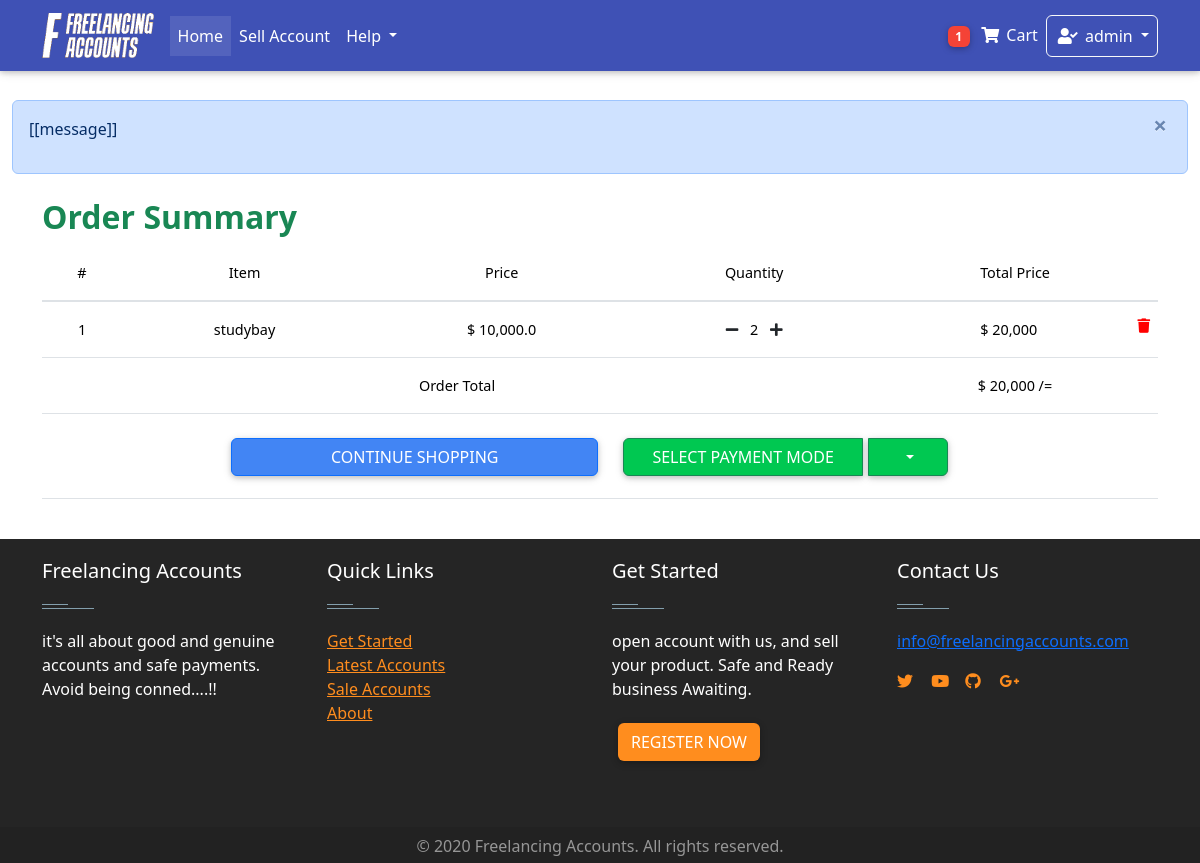
Before: /order-summary/ (signed in) with the older database file.
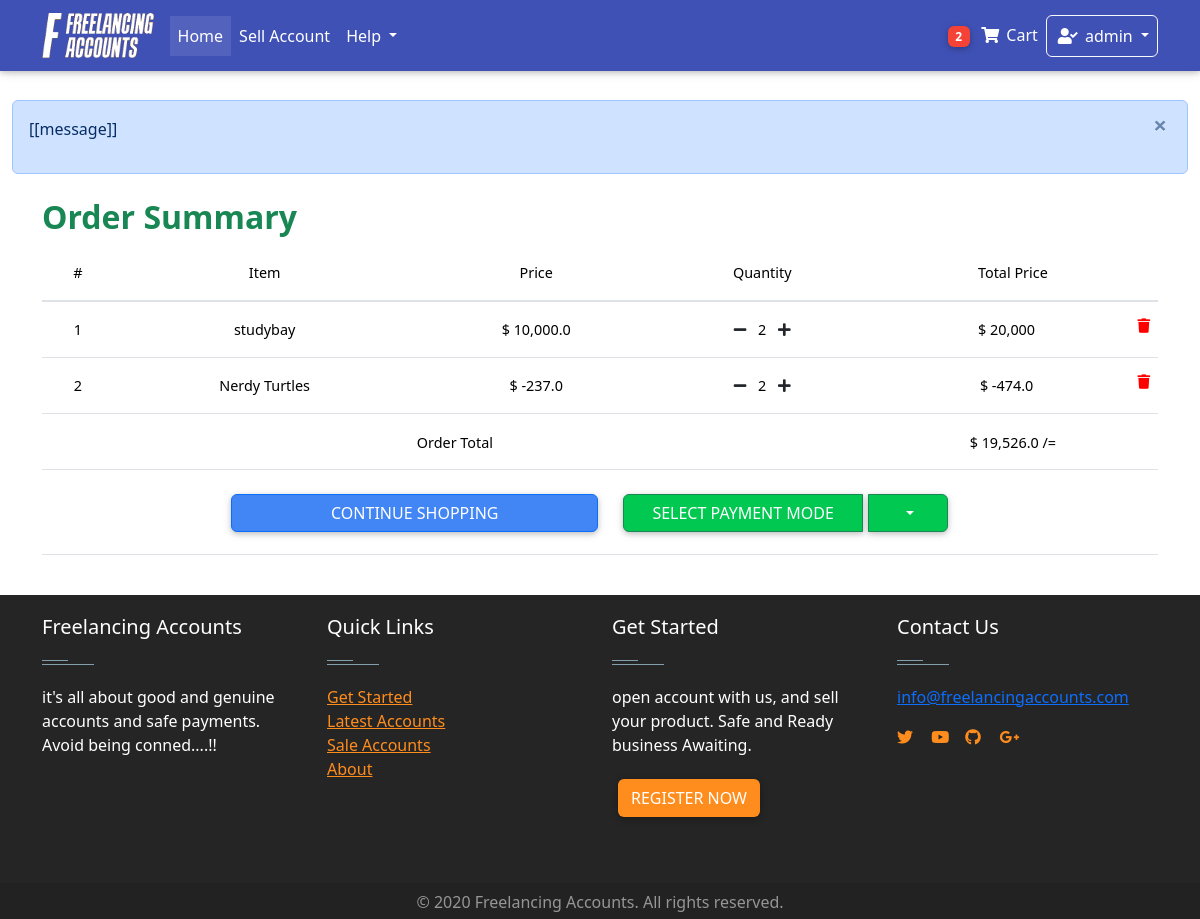
After: the same page with the newer database file.
### Home/models.py (models this page shows, shortened)
class Order(models.Model):
    user = models.ForeignKey(settings.AUTH_USER_MODEL,on_delete = models.CASCADE)
    items = models.ManyToManyField(OrderItem)
    start_date = models.DateField(auto_now_add = True)
    ordered_date = models.DateTimeField()
    ordered = models.BooleanField(default = False)
    seller = models.ForeignKey(settings.AUTH_USER_MODEL,on_delete = models.CASCADE, related_name="user", blank=True, null = True)
    amount = models.IntegerField(default=0.0)
    released = models.BooleanField(default=False)
    refund = models.BooleanField(default=False)
    billing_address = models.ForeignKey(
        "BillingAddress", on_delete = models.SET_NULL, blank = True, null = True)
    def get_total(self):
        total = 0
        for order_item in self.items.all():
            total += order_item.get_final_price()
        return total

class OrderItem(models.Model):
    user = models.ForeignKey(settings.AUTH_USER_MODEL,on_delete = models.CASCADE)
    item = models.ForeignKey(Item, on_delete = models.CASCADE)
    quantity = models.IntegerField(default= 1)
    ordered = models.BooleanField(default = False)
    def after_discount_price(self):
        discounted_price = self.item.price - self.item.discountprice
        return discounted_price
    def get_total_item_price(self):
        price =int(self.quantity) * int(self.item.price)
        print(price, "price of get total item price")
        return price
    def get_total_discount_item_price(self):
        discounted_price = self.item.price - self.item.discountprice
        return self.quantity * discounted_price
    def get_final_price(self):
        if self.item.discountprice:
            results= self.get_total_discount_item_price()
            return results
            print(results, "get final price")
        else:
            results = self.get_total_item_price()
            print(results, "get final price")
            return results

class Item(models.Model):
    created_by = models.ForeignKey(settings.AUTH_USER_MODEL,on_delete = models.CASCADE,blank = True, null = True, editable = False)
    created_at = models.DateTimeField(auto_now_add= True, blank = True, null = True )
    title = models.CharField(max_length = 100)
    price = models.FloatField(default = 0.0)
    discountprice = models.FloatField(blank= True, null = True)
    category = models.CharField(choices = Category_choices, max_length=2)
    label = models.CharField(choices = Label_choices, max_length=1)
    Level = models.CharField(choices = Level_choices, max_length = 15 ,blank= True, null = True)
    finished_orders = models.IntegerField(default = 1)
    rating = models.IntegerField(default = 50 )
    Reviews =models.IntegerField( default = 1)
    profile = models.CharField( max_length = 20)
    description = models.TextField()
    diplay_pic = models.ImageField(upload_to = "display_pics/%Y%m%d/", max_length =255 )
    contact = models.CharField(max_length=15 ,null = True,blank= True)
    sold = models.BooleanField(default=False)

### Home/views.py (the view)
# urls.py: path('order-summary/', views.OrderSummaryView.as_view(), name = 'order-summary'),
class OrderSummaryView(LoginRequiredMixin, generic.View):
    def get(self, *args,**kwargs ):
        try:
            order = Order.objects.get(user = self.request.user,  ordered = False)
            context ={
                'object': order
            }
            return render( self.request, 'order_summary.html' , context )
            messages.error( self.request, "you have an Order" )
        except ObjectDoesNotExist:
            messages.error(self.request, "you do not have an Order")
            return redirect("/")

### Home/templatetags/cart_template_tags.py (called while the page is built)
@register.filter
def cart_item_count(user):
    if user.is_authenticated:
        qs = Order.objects.filter(user = user, ordered = False)
        if qs.exists():
            return qs[0].items.count()
    return 0

@register.filter
def account_cash(user):
    if user.is_authenticated:
        qs = AccountsModel.objects.get(user= user)
        amount= qs.amount
        return amount

### Home/templatetags/login_tag.py (called while the page is built)
@register.inclusion_tag('logins/login_form.html')
def login_form_tag(current_page=None):
    return {'loginform': LoginForm(),
            'redirect_to': current_page}

### Home/templates/order_summary.html (shortened to what this page needs)
<!DOCTYPE html>
<html lang="en">
{% extends "base.html"%}
{% load  staticfiles %}
{% block content %}
  <main>
    <div  class="container">
      <section class="text-center mb-4">
        <div class="row wow fadeIn">
          <h2 class = "text-success  text-justify"><strong> Order Summary </strong></h2>
          <div class="table-responsive">
            <table class="table">
              <thead>
                <tr>
                  <th scope="col">#</th>
                  <th scope="col">Item</th>
                  <th scope="col">Price</th>
                  <th scope="col">Quantity</th>
                  <th scope="col">Total Price</th>
                </tr>
              </thead>
              <tbody>
                {% for order_item in object.items.all %}
                <tr>
                  <th scope="row">{{ forloop.counter }}</th>
                  <td>{{ order_item.item.title }}</td>
                  <td>
                    $ {% if order_item.item.discountprice  %}
                        {{ order_item.after_discount_price }}
                      {% else %}
                        {{ order_item.item.price }}
                    {% endif %}
                  </td>
                  <td><a href = "{% url 'Home:remove_item_from_cart' pk=order_item.item.pk %}" >
                    <i class="fas fa-minus mr-2"></i></a>
                        {{ order_item.quantity }}
                     <a href = "{% url 'Home:add_to_cart' pk=order_item.item.pk %}" ><i class="fas fa-plus ml-2"></i></a></td>
                  <td>
                    $
                    {% if order_item.item.discountprice %}
                      {{ order_item.get_total_discount_item_price }}
                    {%  else %}
                      {{ order_item.get_total_item_price }}
                    {% endif %}
                    <a style = 'color:red;'href = "{% url 'Home:remove_from_cart' pk=order_item.item.pk %}" >
                    <i class="fas fa-trash float-right"></i>
                  </a>
                  </td>
                </tr>
                {% endfor %}
                {% if object.get_total %}
                <tr>
                  <td colspan = "4"><b> Order Total </b> </td>
                  <td><b>$ {{ object.get_total }} /=</b></td>
                </tr>
                <tr>
                  <td colspan = "5" '><b >
                     <a href = "/" class = "btn btn-primary col-md-4" > continue shopping </a>
                     <div class="btn-group col-md-4">
                      <button type="button" class="btn btn-success">Select payment Mode</button>
                      <button type="button" class="btn btn-success dropdown-toggle px-3" data-toggle="dropdown" aria-haspopup="true"
                        aria-expanded="false">
                      </button>
                    </div>
                   </b> </td>
                </tr>
                {% endif %}
              </tbody>
            </table>
          </div>
        </div>
      </section>
    </div>
  </main>
{% endblock %}

### Home/templates/nav.html (shortened to what this page needs)
{% load cart_template_tags %}
{% load static %}
{% load notifications_tags %}
    <nav class="navbar fixed-top navbar-expand-lg  navbar-dark indigo mb-5">
        <div class = 'container' >
            <a class="navbar-brand" href="/home/">
              <img src="{% static 'whitelogo.png' %}" height="45px" alt="">
            </a>
            <div class="collapse navbar-collapse" id="navbarSupportedContent">
              <ul class="navbar-nav mr-auto">
                <li class="nav-item active">
                  <a class="nav-link" href="/home/"> Home <span class="sr-only">(current)</span></a>
                </li>
                <li class="nav-item">
                  <a class = "nav-link" href="/sell-account/" >
                    Sell Account
                  </a>
                </li>
                <li class="nav-item dropdown">
                  <a class="nav-link dropdown-toggle" href="#" id="navbarDropdownMenuLink" role="button" data-toggle="dropdown" aria-haspopup="true" aria-expanded="false">
                    Help
                  </a>
                </li>
              </ul>
            </div>
            <ul class="navbar-nav nav-flex-icons mx-right">
              {%  if request.user.is_authenticated  %}
                <li class="nav-item">
                  <a class="nav-link waves-effect " href = "{% url "Home:order-summary" %}">
                    <span class="badge red z-depth-1 badge-pill mr-1"> {{ request.user|cart_item_count }}</span>
                    <i class="fas fa-shopping-cart"></i>
                    <span class="clearfix d-none d-sm-inline-block"> Cart </span>
                  </a>
                  <li class="nav-item dropdown">
                    <a class="nav-link dropdown-toggle border border-light rounded waves-effect  waves-light" href="#" id="navbarDropdownMenuLink" role="button" data-toggle="dropdown" aria-haspopup="true" aria-expanded="false">
                      <i class="fas fa-user-check"></i>  {{request.user}}
                    </a>
                  </li>
                  {% endif %}
                </ul>
          </div>
        </nav>

Changed rows visible on the page:
now on this page (row edited): OrderItem: item "Nerdy Turtles", after_discount_price "-237.0", quantity "2", get_total_discount_item_price "-474.0"
changed through a linked row, Order: get_total "20,000" → "19,526.0"
Other visible differences:
{{ request.user|cart_item_count }}: "1" → "2"
